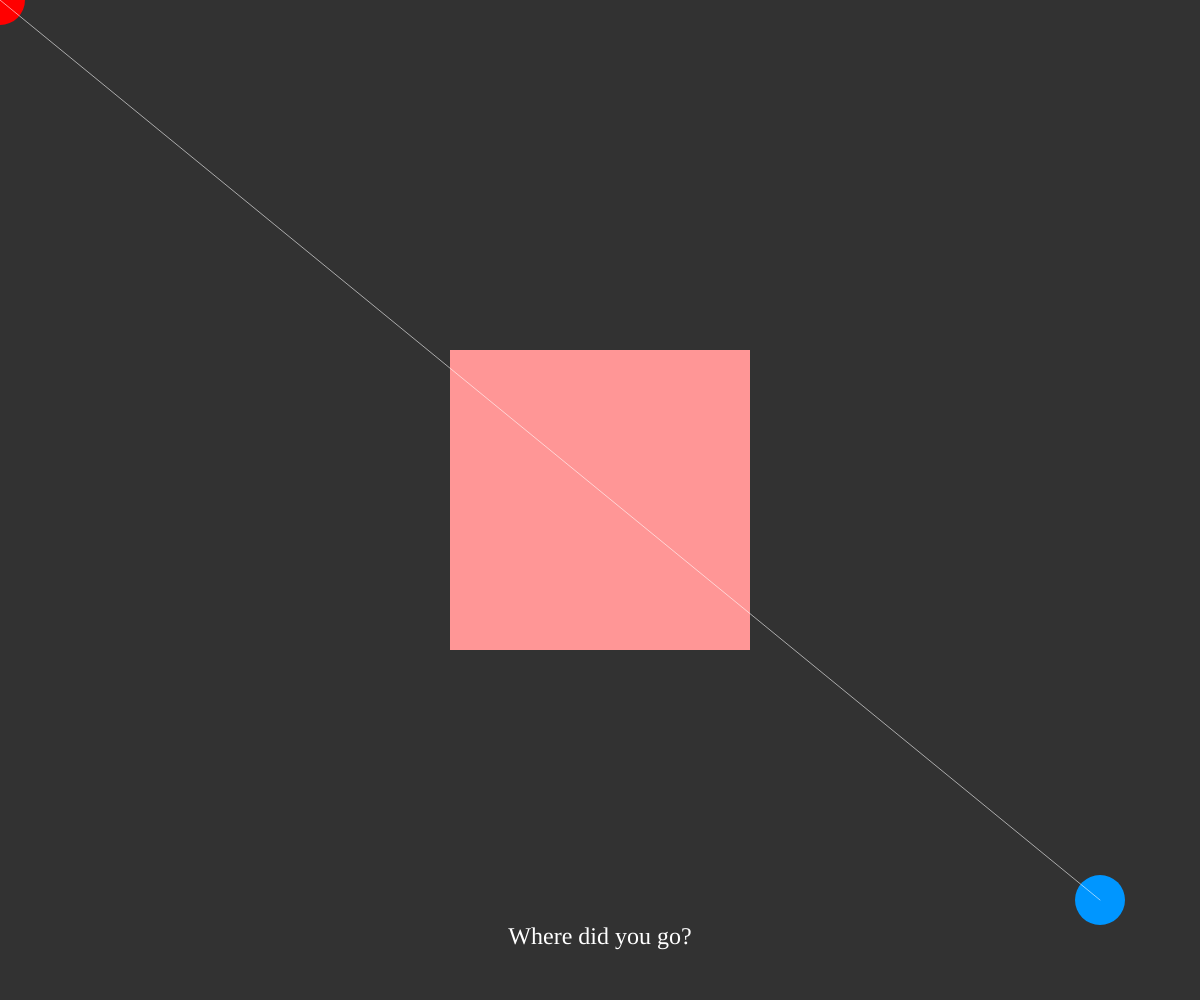
Frame 1 (no input)
Frame 60 (no input): identical to frame 1, image omitted
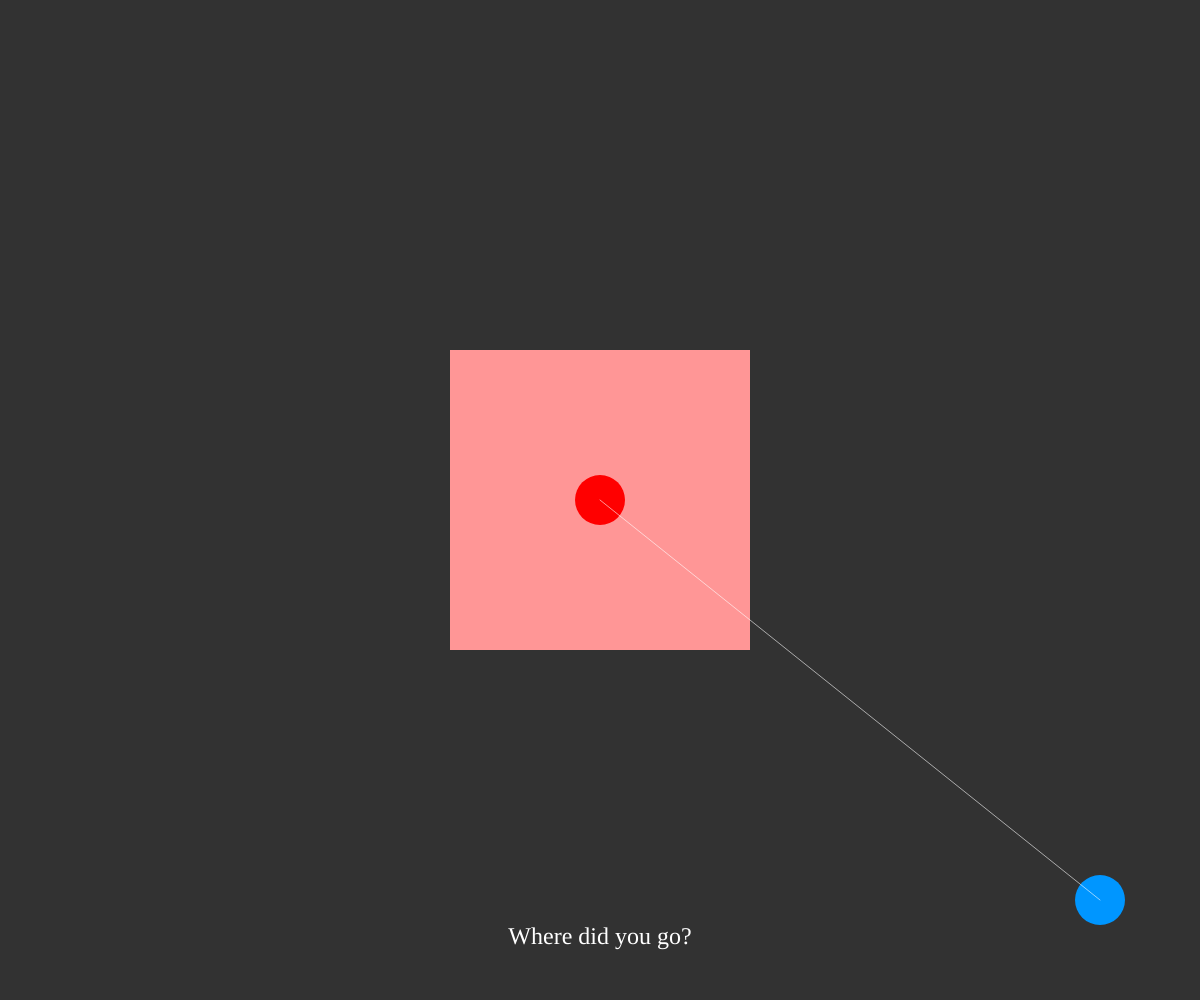
Frame 120 (the mouse pressed at the canvas centre since frame 60)

The p5.js sketch that drew these frames (run headless with seeded random() and noise() and a simulated clock; from frame 60 on, the mouse is pressed at the canvas centre):

// p5.js sketch
// ── sketch.js
/*
LINE OF SIGHT
Jeff Thompson | 2015/21 | www.jeffreythompson.org

Hide behind objects! This example uses a simple algorithm to
test of you can be seen by drawing a line between you and
another object – if that line collides with an obstacle, you 
are hidden; if not, you can be seen. This can be useful if you
want something to change behavior if it can see an object.

To test if an object is visible, we just check line/line 
collision between the line-of-sight and all four edges of 
the object. For more collision detection examples, see: 
http://jeffreythompson.org/collision-detection

CHALLENGES
1. Can you wrap up the four line/line tests into a 
   single function?
2. This system isn't quite perfect, especially when you're 
   right at the edge of the obstacle. Can you come up with 
   a better test that takes this into account? Hint: try two 
   lines that are tangent to "you".
3. Can you make this work if the obstacle is rotated?

*/

let obstacleSize = 300;    // size of the obstacle you can hide behind

let you, other, obstacle;  // position for you, the other person, and the obstacle
let feedbackText;          // text to display if you're seen or hidden


function setup() {
  createCanvas(windowWidth, windowHeight);
  
  // initial location for everything
  you =      createVector(100, 100);
  other =    createVector(width-100, height-100);
  obstacle = createVector(width/2, height/2);
  
  // font setup
  textFont('Georgia');
  textSize(24);
  textAlign(CENTER, BOTTOM);
}


function draw() {
  background(50);
  
  // obstacle
  noStroke();
  fill(255,150,150);
  rectMode(CENTER);
  rect(obstacle.x, obstacle.y, obstacleSize,obstacleSize);
  rectMode(CORNER);
  
  // you
  you.x = mouseX;
  you.y = mouseY;
  fill(255,0,0);
  circle(you.x, you.y, 50);
  
  // other
  fill(0,150,255);
  circle(other.x, other.y, 50);
  
  // line between the two
  // (not necessary, just for visualizing)
  stroke(255,150);
  line(you.x, you.y, other.x, other.y);
  
  // check if in line of sight – if ANY of these 
  // are true, you are hidden
  let top = lineLine(
    you.x, you.y, 
    other.x, other.y, 
    obstacle.x-obstacleSize/2, obstacle.y-obstacleSize/2, 
    obstacle.x+obstacleSize/2, obstacle.y-obstacleSize/2
  );
  let left = lineLine(
    you.x, you.y, 
    other.x, other.y, 
    obstacle.x+obstacleSize/2, obstacle.y-obstacleSize/2, 
    obstacle.x+obstacleSize/2, obstacle.y+obstacleSize/2
  );
  let bottom = lineLine(
    you.x, you.y, 
    other.x, other.y, 
    obstacle.x-obstacleSize/2, obstacle.y+obstacleSize/2, 
    obstacle.x+obstacleSize/2, obstacle.y+obstacleSize/2
  );
  let right = lineLine(
    you.x, you.y, 
    other.x, other.y, 
    obstacle.x-obstacleSize/2, obstacle.y-obstacleSize/2, 
    obstacle.x-obstacleSize/2, obstacle.y+obstacleSize/2
  );
  
  // change text at bottom depending on whether you 
  // are seen or not
  if (top || left || bottom || right) {
    feedbackText = 'Where did you go?';
  }
  else {
    feedbackText = 'I see you!';
  }
  
  // display hidden or seen text
  fill(255);
  noStroke();
  text(feedbackText, width/2, height-50);
}


// find if our line of sight is hitting one of the 
// edges of the obstacle
function lineLine(x1, y1, x2, y2, x3, y3, x4, y4) {
  let uA = ((x4-x3)*(y1-y3) - (y4-y3)*(x1-x3)) / ((y4-y3)*(x2-x1) - (x4-x3)*(y2-y1));
  let uB = ((x2-x1)*(y1-y3) - (y2-y1)*(x1-x3)) / ((y4-y3)*(x2-x1) - (x4-x3)*(y2-y1));
  
  // collision?
  if (uA >= 0 && uA <= 1 && uB >= 0 && uB <= 1) {
    return true;
  }
  else {
    return false;
  }
}
